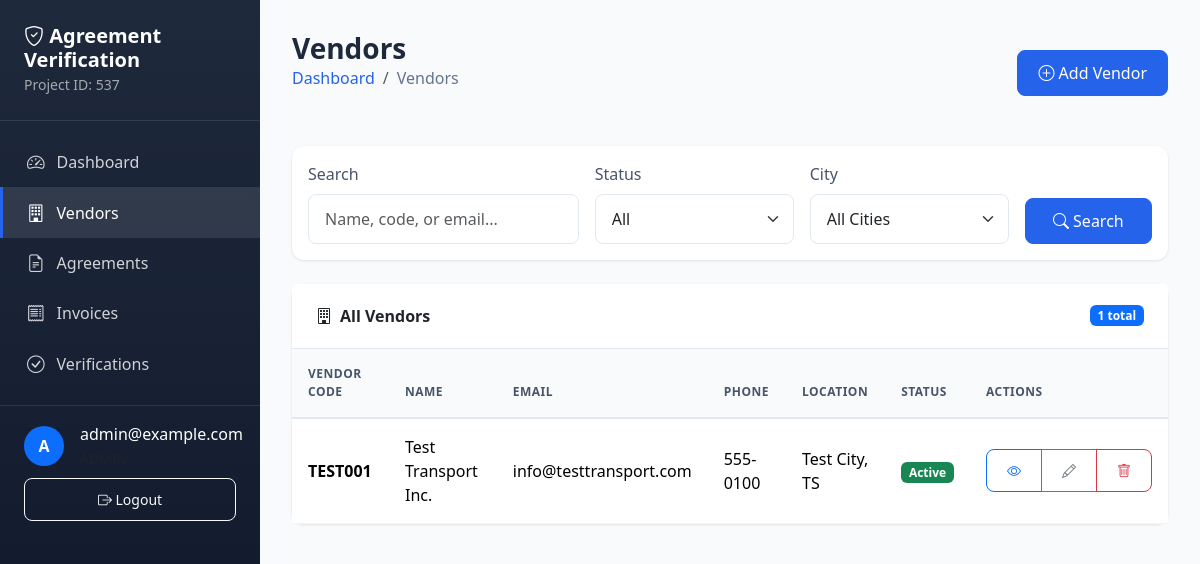
Screenshot of /app/vendors/ (signed in) with the database file from the repository.
### apps/users/models/user.py (models this page shows, shortened)
class User(AbstractBaseUser, PermissionsMixin):
    email = models.EmailField(unique=True)
    first_name = models.CharField(max_length=150, blank=True)
    last_name = models.CharField(max_length=150, blank=True)
    role = models.CharField(max_length=20, choices=ROLE_CHOICES, default='VIEWER')
    is_staff = models.BooleanField(default=False)
    is_active = models.BooleanField(default=True)
    date_joined = models.DateTimeField(auto_now_add=True)
    phone_number = models.CharField(max_length=15, blank=True, null=True, verbose_name='Mobile Number')
    gst_number = models.CharField(max_length=15, blank=True, null=True, verbose_name='GST Number')
    pan_number = models.CharField(max_length=10, blank=True, null=True, verbose_name='PAN Number')
    objects = UserManager()
    USERNAME_FIELD = 'email'
    REQUIRED_FIELDS = ['first_name', 'last_name']
    class Meta:
        verbose_name = 'user'
        verbose_name_plural = 'users'

### apps/agreements/models/vendor.py (models this page shows, shortened)
class Vendor(models.Model):
    vendor_code = models.CharField(max_length=50, unique=True)
    name = models.CharField(max_length=255)
    email = models.EmailField()
    phone = models.CharField(max_length=20)
    address = models.TextField()
    city = models.CharField(max_length=100)
    state = models.CharField(max_length=100)
    country = models.CharField(max_length=100, default='USA')
    tax_id = models.CharField(max_length=50, blank=True)
    is_active = models.BooleanField(default=True)
    created_at = models.DateTimeField(auto_now_add=True)
    updated_at = models.DateTimeField(auto_now=True)
    class Meta:
        db_table = 'vendors'
        ordering = ['name']

### apps/agreements/views_crud.py (the view)
# urls.py: path('vendors/', login_required(views_crud.vendor_list), name='vendor_list'),
@login_required
def vendor_list(request):
    search_query = request.GET.get('search', '')
    status_filter = request.GET.get('status', '')
    city_filter = request.GET.get('city', '')
    vendors = Vendor.objects.all()
    if search_query:
        vendors = vendors.filter(
            Q(name__icontains=search_query) |
            Q(vendor_code__icontains=search_query) |
            Q(email__icontains=search_query)
        )
    if status_filter == 'active':
        vendors = vendors.filter(is_active=True)
    elif status_filter == 'inactive':
        vendors = vendors.filter(is_active=False)
    if city_filter:
        vendors = vendors.filter(city__icontains=city_filter)
    cities = Vendor.objects.values_list('city', flat=True).distinct().order_by('city')
    paginator = Paginator(vendors, 20)
    page_number = request.GET.get('page', 1)
    page_obj = paginator.get_page(page_number)
    context = {
        'page_title': 'Vendors',
        'page_obj': page_obj,
        'search_query': search_query,
        'status_filter': status_filter,
        'city_filter': city_filter,
        'cities': cities,
    }
    return render(request, 'agreements/vendor_list.html', context)

### templates/agreements/vendor_list.html (shortened to what this page needs)
{% extends 'base.html' %}
{% block content %}
<div class="page-header">
    <div>
        <h1>Vendors</h1>
        <nav aria-label="breadcrumb">
            <ol class="breadcrumb">
                <li class="breadcrumb-item"><a href="{% url 'agreements:dashboard' %}">Dashboard</a></li>
                <li class="breadcrumb-item active">Vendors</li>
            </ol>
        </nav>
    </div>
    <div>
        <a href="{% url 'agreements:vendor_create' %}" class="btn btn-primary">
            <i class="bi bi-plus-circle"></i> Add Vendor
        </a>
    </div>
</div>
<div class="card mb-4">
    <div class="card-body">
        <form method="get" class="row g-3">
            <div class="col-md-4">
                <label class="form-label">Search</label>
                <input type="text" name="search" class="form-control" placeholder="Name, code, or email..."
                       value="{{ search_query }}">
            </div>
            <div class="col-md-3">
                <label class="form-label">Status</label>
                <select name="status" class="form-select">
                    <option value="">All</option>
                </select>
            </div>
            <div class="col-md-3">
                <label class="form-label">City</label>
                <select name="city" class="form-select">
                    <option value="">All Cities</option>
                </select>
            </div>
            <div class="col-md-2 d-flex align-items-end">
                <button type="submit" class="btn btn-primary w-100">
                    <i class="bi bi-search"></i> Search
                </button>
            </div>
        </form>
    </div>
</div>
<div class="card">
    <div class="card-header d-flex justify-content-between align-items-center">
        <span><i class="bi bi-building me-2"></i>All Vendors</span>
        <span class="badge bg-primary">{{ page_obj.paginator.count }} total</span>
    </div>
    <div class="card-body p-0">
        <div class="table-responsive">
            <table class="table table-hover mb-0">
                <thead>
                    <tr>
                        <th>Vendor Code</th>
                        <th>Name</th>
                        <th>Email</th>
                        <th>Phone</th>
                        <th>Location</th>
                        <th>Status</th>
                        <th>Actions</th>
                    </tr>
                </thead>
                <tbody>
                    {% for vendor in page_obj %}
                    <tr>
                        <td><strong>{{ vendor.vendor_code }}</strong></td>
                        <td>{{ vendor.name }}</td>
                        <td>{{ vendor.email }}</td>
                        <td>{{ vendor.phone }}</td>
                        <td>{{ vendor.city }}, {{ vendor.state }}</td>
                        <td>
                            {% if vendor.is_active %}
                            <span class="badge bg-success">Active</span>
                            {% else %}
                            <span class="badge bg-secondary">Inactive</span>
                            {% endif %}
                        </td>
                        <td>
                            <div class="btn-group" role="group">
                                <a href="{% url 'agreements:vendor_detail' vendor.pk %}"
                                   class="btn btn-sm btn-outline-primary" title="View">
                                    <i class="bi bi-eye"></i>
                                </a>
                                <a href="{% url 'agreements:vendor_update' vendor.pk %}"
                                   class="btn btn-sm btn-outline-secondary" title="Edit">
                                    <i class="bi bi-pencil"></i>
                                </a>
                                <a href="{% url 'agreements:vendor_delete' vendor.pk %}"
                                   class="btn btn-sm btn-outline-danger" title="Delete">
                                    <i class="bi bi-trash"></i>
                                </a>
                            </div>
                        </td>
                    </tr>
                    {% endfor %}
                </tbody>
            </table>
        </div>
    </div>
</div>
{% endblock %}

### templates/base.html (shortened to what this page needs)
<!DOCTYPE html>
<html lang="en">
<head>
    <link href="https://cdn.jsdelivr.net/npm/bootstrap@5.3.2/dist/css/bootstrap.min.css" rel="stylesheet">
    <link href="https://cdn.jsdelivr.net/npm/bootstrap-icons@1.11.1/font/bootstrap-icons.css" rel="stylesheet">
</head>
<body>
    <nav class="sidebar" id="sidebar">
        <div class="sidebar-brand">
            <h5><i class="bi bi-shield-check"></i> Agreement Verification</h5>
            <small>Project ID: 537</small>
        </div>
        <ul class="nav flex-column sidebar-nav">
            <li class="nav-item">
                <a class="nav-link {% if request.resolver_match.url_name == 'dashboard' %}active{% endif %}"
                   href="{% url 'agreements:dashboard' %}">
                    <i class="bi bi-speedometer2"></i> Dashboard
                </a>
            </li>
            <li class="nav-item">
                <a class="nav-link {% if 'vendor' in request.resolver_match.url_name %}active{% endif %}"
                   href="{% url 'agreements:vendor_list' %}">
                    <i class="bi bi-building"></i> Vendors
                </a>
            </li>
            <li class="nav-item">
                <a class="nav-link {% if 'agreement' in request.resolver_match.url_name and 'rate' not in request.resolver_match.url_name %}active{% endif %}"
                   href="{% url 'agreements:agreement_list' %}">
                    <i class="bi bi-file-earmark-text"></i> Agreements
                </a>
            </li>
            <li class="nav-item">
                <a class="nav-link {% if 'invoice' in request.resolver_match.url_name %}active{% endif %}"
                   href="{% url 'agreements:invoice_list' %}">
                    <i class="bi bi-receipt"></i> Invoices
                </a>
            </li>
            <li class="nav-item">
                <a class="nav-link {% if 'verification' in request.resolver_match.url_name %}active{% endif %}"
                   href="{% url 'agreements:verification_list' %}">
                    <i class="bi bi-check-circle"></i> Verifications
                </a>
            </li>
        </ul>
        {% if user.is_authenticated %}
        <div class="sidebar-user">
            <div class="d-flex align-items-center">
                <div class="flex-shrink-0">
                    <div class="bg-primary rounded-circle d-flex align-items-center justify-content-center"
                         style="width: 40px; height: 40px;">
                        <span class="text-white fw-bold">{{ user.email|first|upper }}</span>
                    </div>
                </div>
                <div class="flex-grow-1 ms-3">
                    <div class="text-white">{{ user.email }}</div>
                    <small class="text-muted">{{ user.role }}</small>
                </div>
            </div>
            <a href="/admin/logout/" class="btn btn-outline-light btn-sm w-100 mt-2">
                <i class="bi bi-box-arrow-right"></i> Logout
            </a>
        </div>
        {% endif %}
    </nav>
    <main class="main-content">
        {% block content %}{% endblock %}
    </main>
</body>
</html>

### templates/base.html (style rules this page uses)
:root { --primary-color: #2563eb; --secondary-color: #64748b; --success-color: #10b981; --danger-color: #ef4444; --warning-color: #f59e0b; --info-color: #06b6d4; --sidebar-width: 260px; }
body { font-family: 'Segoe UI', Tahoma, Geneva, Verdana, sans-serif; background-color: #f8fafc; }
.sidebar { width: var(--sidebar-width); height: 100vh; position: fixed; left: 0; top: 0; background: linear-gradient(180deg, #1e293b 0%, #0f172a 100%); color: white; overflow-y: auto; z-index: 1000; transition: transform 0.3s ease; }
.sidebar-brand { padding: 1.5rem; border-bottom: 1px solid rgba(255,255,255,0.1); }
.sidebar-brand h5 { margin: 0; font-weight: 600; color: #fff; }
.sidebar-brand small { color: rgba(255,255,255,0.6); }
.sidebar-nav { padding: 1rem 0; }
.sidebar-nav .nav-link { color: rgba(255,255,255,0.8); padding: 0.75rem 1.5rem; display: flex; align-items: center; transition: all 0.2s; border-left: 3px solid transparent; }
.sidebar-nav .nav-link:hover, .sidebar-nav .nav-link.active { color: #fff; background-color: rgba(255,255,255,0.1); border-left-color: var(--primary-color); }
.sidebar-nav .nav-link i { margin-right: 0.75rem; font-size: 1.1rem; }
.sidebar-user { padding: 1rem 1.5rem; border-top: 1px solid rgba(255,255,255,0.1); margin-top: auto; }
.main-content { margin-left: var(--sidebar-width); padding: 2rem; min-height: 100vh; }
.card { border: none; border-radius: 12px; box-shadow: 0 1px 3px rgba(0,0,0,0.1); transition: box-shadow 0.3s ease; }
.card-header { background-color: #fff; border-bottom: 1px solid #e2e8f0; padding: 1.25rem 1.5rem; font-weight: 600; }
.btn { border-radius: 8px; padding: 0.625rem 1.25rem; font-weight: 500; transition: all 0.2s; }
.btn-primary { background-color: var(--primary-color); border-color: var(--primary-color); }
.table { background-color: #fff; }
.table thead th { background-color: #f8fafc; border-bottom: 2px solid #e2e8f0; color: #475569; font-weight: 600; text-transform: uppercase; font-size: 0.75rem; letter-spacing: 0.5px; padding: 1rem; }
.table tbody td { padding: 1rem; vertical-align: middle; border-bottom: 1px solid #f1f5f9; }
.form-control, .form-select { border-radius: 8px; border: 1px solid #e2e8f0; padding: 0.75rem 1rem; }
.form-label { font-weight: 500; color: #475569; margin-bottom: 0.5rem; }
.breadcrumb { background-color: transparent; padding: 0; margin-bottom: 1.5rem; }
.breadcrumb-item a { color: var(--primary-color); text-decoration: none; }
.breadcrumb-item.active { color: var(--secondary-color); }
.page-header { display: flex; justify-content: space-between; align-items: center; margin-bottom: 2rem; }
.page-header h1 { margin: 0; font-size: 1.75rem; font-weight: 600; color: #1e293b; }

### rows the page displays
User: email|first "A", email "admin@example.com"
Vendor: vendor_code "TEST001", name "Test Transport Inc.", email "info@testtransport.com", phone "555-0100", city "Test City", state "TS", is_active "Active"

### other values shown
{{ page_obj.paginator.count }} "1"
